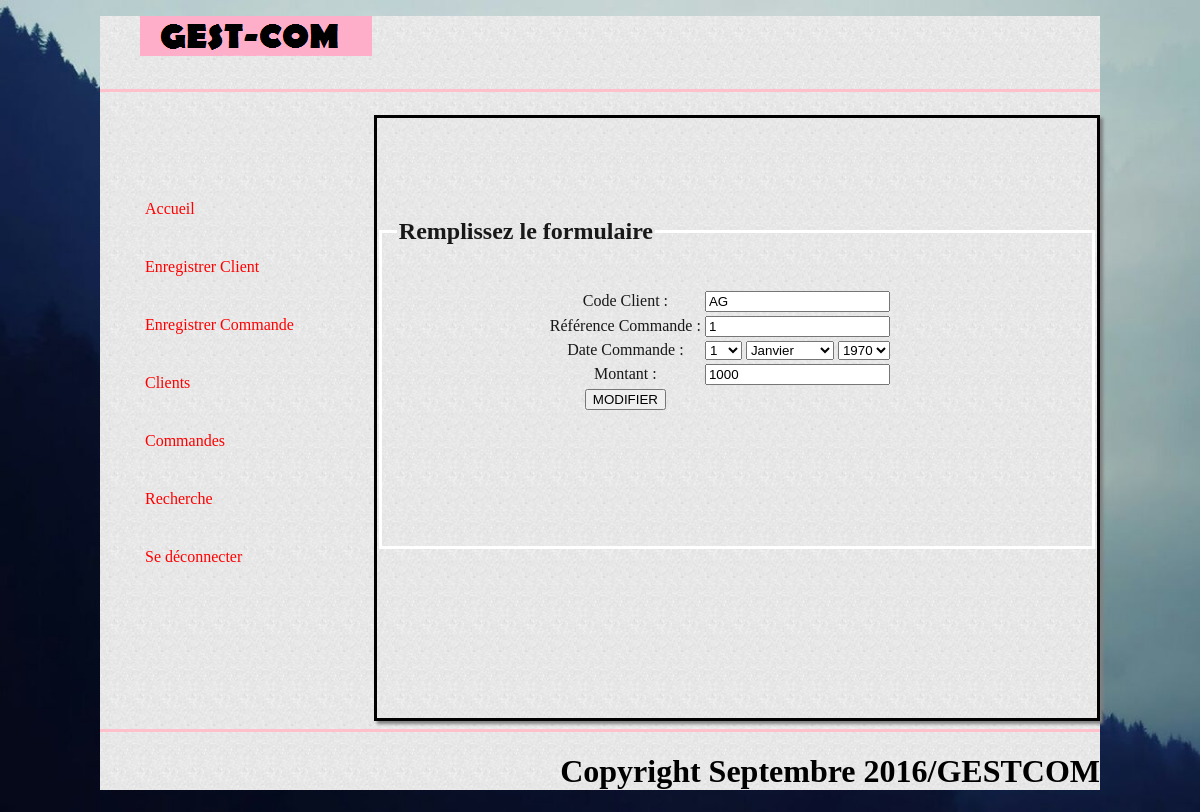
The app's page /index1.php?pg=modifiercommande&id=27 (signed in) with its own data.
### tables this page shows
CREATE TABLE IF NOT EXISTS `commande` (
  `id` int(11) NOT NULL AUTO_INCREMENT,
  `codeclient` varchar(255) NOT NULL,
  `refcommande` varchar(255) NOT NULL,
  `datecommande` date NOT NULL,
  `montant` int(11) NOT NULL,
  PRIMARY KEY (`id`),
  UNIQUE KEY `id` (`id`)
);

### modifiercommande.php (the view, shortened to what this page needs)
<?php
$id = $_GET['id'];
?>
	<fieldset>
		<legend><h2>Remplissez le formulaire</h2></legend>
			<table id="enregistre">
			<caption></Br></Br></caption>
			<form method="POST" >
			<?php
				$bdd = new PDO('mysql:host=localhost;dbname=gestioncom', 'root', '', array(PDO::ATTR_ERRMODE => PDO::ERRMODE_EXCEPTION));
				$reponse = $bdd->prepare('SELECT * FROM commande WHERE id = ?');
				$reponse->execute(array($id));
				$donnee = $reponse->fetch();
			?>
			<div   style="margin-top:100px;"id="formulaire">
						<tr>
							<td><label for="codeclient">Code Client : </label></td>
							<td><INPUT Name="codeclient" TYPE="text" value = "<?php if (!empty($donnee['codeclient'])) {echo $donnee['codeclient'];} ?>"  required/></td>
						</tr></Br>
						<tr>
							<td><label for="refcommande">Référence Commande :</label></td>
							<td><INPUT Name="refcommande" TYPE="text" value = "<?php if (!empty($donnee['refcommande'])) {echo $donnee['refcommande'];} ?>"required/></td>
						</tr></Br>
						<tr>
							<td><label for="datecommande">Date Commande :</label></td>
							<td>
                                                            <select name="jour">
                                                                    <?php
                                                                    for($i=1; $i<=31 ; $i++)
                                                                    {?>
                                                                            <option value="<?php echo $i; ?>"><?php echo $i; ?></option>
                                                                    <?php } ?>
                                                            </select>
                                                            <select name="mois">
                                                                    <?php
                                                                    $mois = array ('Janvier', 'Février', 'Mars', 'Avril', 'Mai', 'Juin', 'Juillet', 'Aout', 'Septembre', 'Octobre', 'Novembre', 'Décembre',);
                                                                    for($i=0; $i<12 ; $i++)
                                                                    {?>
                                                                            <option value="<?php echo $i+1; ?>"><?php echo $mois[$i]; ?></option>
                                                                    <?php } ?>
                                                            </select>
                                                            <select name="annee">
                                                                    <?php
                                                                    for($i=1970; $i<=2030 ; $i++)
                                                                    {?>
                                                                            <option value="<?php echo $i; ?>"><?php echo $i; ?></option>
                                                                    <?php } ?>
                                                            </select>
                                                        </td>
						</tr></Br>
						<tr>
							<td><label for="montant">Montant :</label></td>
							<td><INPUT Name="montant" TYPE="text" value = "<?php if (!empty($donnee['montant'])) {echo $donnee['montant'];} ?>"required/></td>
						</tr></Br>
						<tr>
							<td><INPUT TYPE="submit" name="submit" VALUE="MODIFIER" ></td>
						</tr>
			</div>
		</form>
			</table>
	</fieldset>

### gestcom.css (style rules this page uses)
body { background-image: url('2.jpg'); background-size: cover; background-repeat: no-repeat; background-attachment:cover; color: #181818; }
#formulaire { text-align: center; }
#enregistre { text-align: center; margin-left: 150px; margin-top: -200px; }
fieldset { padding: 15px 30px 30px 15px; margin-top: 80px; border:3px solid white; height: 300px; }

### records on screen
commande: codeclient "AG", refcommande "1", montant "1000"

### other values on screen
form field jour "1"
form field mois "Janvier"
form field annee "1970"
